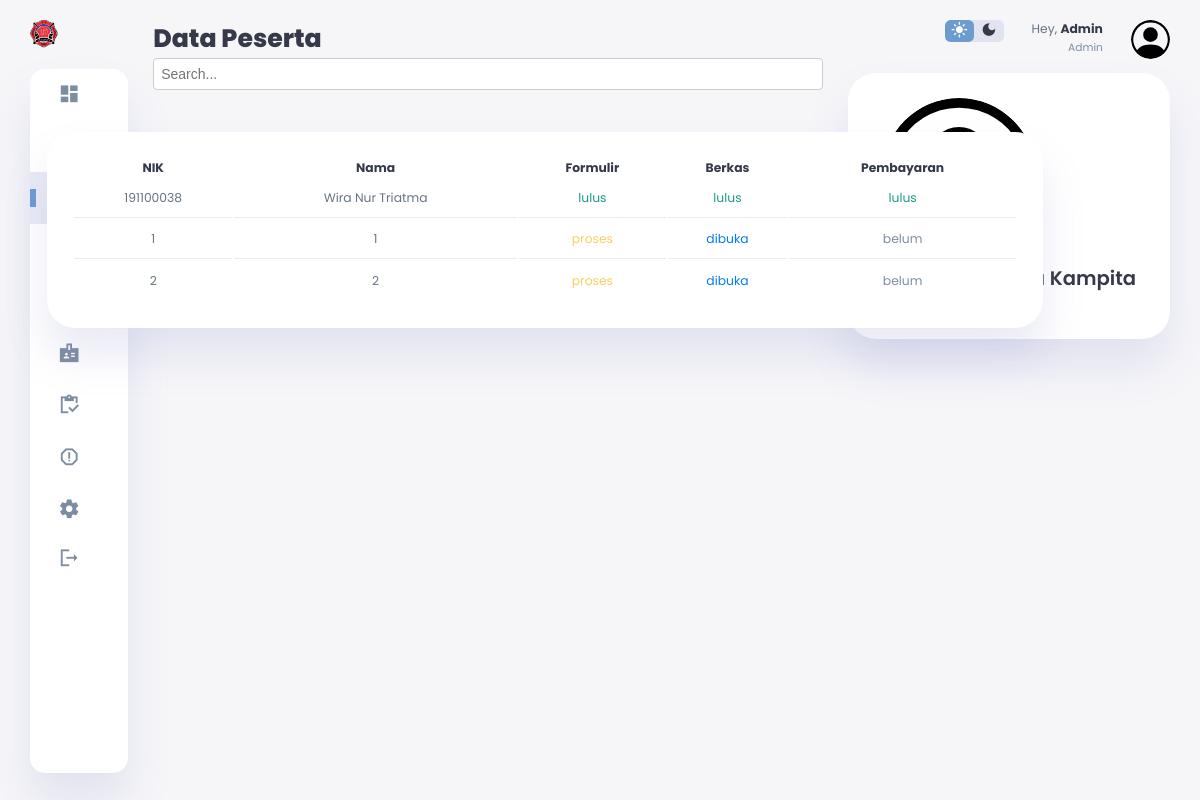
/admin/peserta.php (signed in), run on the app's committed database.
### tables this page shows
CREATE TABLE `pendaftaran` (
  `idDaftar` int NOT NULL,
  `nik` varchar(16) DEFAULT NULL,
  `nama` varchar(35) DEFAULT NULL,
  `jenkel` varchar(11) DEFAULT NULL,
  `alamat` text,
  `kel` varchar(20) DEFAULT NULL,
  `kec` varchar(20) DEFAULT NULL,
  `kabkota` varchar(20) DEFAULT NULL,
  `prov` varchar(20) DEFAULT NULL,
  `hp` varchar(12) DEFAULT NULL,
  `tb` float DEFAULT NULL,
  `bb` float DEFAULT NULL,
  `penddk` varchar(5) DEFAULT NULL,
  `tLahir` varchar(20) DEFAULT NULL,
  `tglLahir` date DEFAULT NULL,
  `tglDaftar` timestamp NOT NULL,
  `statusDaftar` varchar(10) DEFAULT NULL
);

CREATE TABLE `berkas` (
  `idBerkas` int NOT NULL,
  `idDaftar` int DEFAULT NULL,
  `foto` varchar(255) DEFAULT NULL,
  `ktp` varchar(255) DEFAULT NULL,
  `skck` varchar(255) DEFAULT NULL,
  `sSehat` varchar(255) DEFAULT NULL,
  `statusBerkas` varchar(10) DEFAULT NULL
);

CREATE TABLE `bayar` (
  `idBayar` int NOT NULL,
  `idPaket` int DEFAULT NULL,
  `idDaftar` int DEFAULT NULL,
  `metode` varchar(10) DEFAULT NULL,
  `tglBayar` date DEFAULT NULL,
  `nm` varchar(35) DEFAULT NULL,
  `bank` varchar(35) DEFAULT NULL,
  `upload` varchar(255) DEFAULT NULL,
  `statusBayar` varchar(10) NOT NULL
);

### admin/peserta.php (the view, shortened to what this page needs)
<?php
include '../config.php';
$sql = "SELECT pendaftaran.idDaftar, pendaftaran.nik, pendaftaran.nama, pendaftaran.statusDaftar, berkas.statusBerkas, bayar.statusBayar
        FROM pendaftaran
        JOIN berkas ON berkas.idDaftar = pendaftaran.idDaftar
        JOIN bayar ON bayar.idBayar = pendaftaran.idDaftar";
$stmt = $conn->prepare($sql);
if ($stmt) {
    $stmt->execute();
    $result = $stmt->get_result();
    $data = $result->fetch_all(MYSQLI_ASSOC);
} else {
    die("Error preparing statement: " . $conn->error);
}
?>
<!DOCTYPE html>
<html lang="en">
<head>
    <link rel="stylesheet" href="../asset/style.css">
</head>
<body>
    <div class="container">
        <aside>
            <div class="toggle">
                <div class="logo">
                    <img src="../asset/images/13.png" alt="PT. Nutrido Nusa Kampita">
                </div>
            </div>
            <div class="sidebar">
                <a href="index.php">
                    <span class="material-icons-sharp">dashboard</span>
                </a>
                <a href="user.php">
                </a>
                <a href="peserta.php" class="active">
                </a>
                <a href="#">
                </a>
                <a href="jadwal.php">
                </a>
                <a href="karyawan.php">
                    <span class="material-icons-sharp">badge</span>
                </a>
                <a href="paket.php">
                    <span class="material-icons-sharp">inventory</span>
                </a>
                <a href="laporan.php">
                    <span class="material-icons-sharp">report_gmailerrorred</span>
                </a>
                <a href="#">
                    <span class="material-icons-sharp">settings</span>
                </a>
                <a href="../logout.php">
                    <span class="material-icons-sharp">logout</span>
                </a>
            </div>
        </aside>
        <main>
            <h1>Data Peserta</h1>
            <div class="search-box">
                <input type="text" id="search-input" placeholder="Search...">
            </div>
            <div class="recent-orders">
                <table>
                    <thead>
                        <tr>
                            <th>NIK</th>
                            <th>Nama</th>
                            <th>Formulir</th>
                            <th>Berkas</th>
                            <th>Pembayaran</th>
                        </tr>
                    </thead>
                    <tbody>
                    <?php foreach($data as $dt): ?>
                        <tr>
                            <td><?= htmlspecialchars($dt['nik']); ?></td>
                            <td><?= htmlspecialchars($dt['nama']); ?></td>
                            <td class="<?= htmlspecialchars($dt['statusDaftar']); ?>"><?= htmlspecialchars($dt['statusDaftar']); ?></td>
                            <td class="<?= htmlspecialchars($dt['statusBerkas']); ?>"><?= htmlspecialchars($dt['statusBerkas']); ?></td>
                            <td class="<?= htmlspecialchars($dt['statusBayar']); ?>"><?= htmlspecialchars($dt['statusBayar']); ?></td>
                        </tr>
                    <?php endforeach; ?>
                    </tbody>
                </table>
            </div>
        </main>
        <div class="right-section">
            <div class="nav">
                <div class="dark-mode">
                    <span class="material-icons-sharp active">light_mode</span>
                    <span class="material-icons-sharp">dark_mode</span>
                </div>
                <div class="profile">
                    <div class="info">
                        <p>Hey, <b>Admin</b></p>
                        <small class="text-muted">Admin</small>
                    </div>
                    <div class="profile-photo">
                        <img src="../asset/images/person-circle.svg" alt="Profile">
                    </div>
                </div>
            </div>
            <div class="user-profile">
                <div class="logo">
                    <h2>PT. Nutrido Nusa Kampita</h2>
                    <p>Admin</p>
                </div>
            </div>
        </div>
    </div>
</body>
</html>

### data on the page
pendaftaran: nik "191100038", nama "Wira Nur Triatma", statusDaftar "lulus", berkas.statusBerkas "lulus", bayar.statusBayar "lulus"
pendaftaran: nik "1", nama "1", statusDaftar "proses", berkas.statusBerkas "dibuka", bayar.statusBayar "belum"
pendaftaran: nik "2", nama "2", statusDaftar "proses", berkas.statusBerkas "dibuka", bayar.statusBayar "belum"
